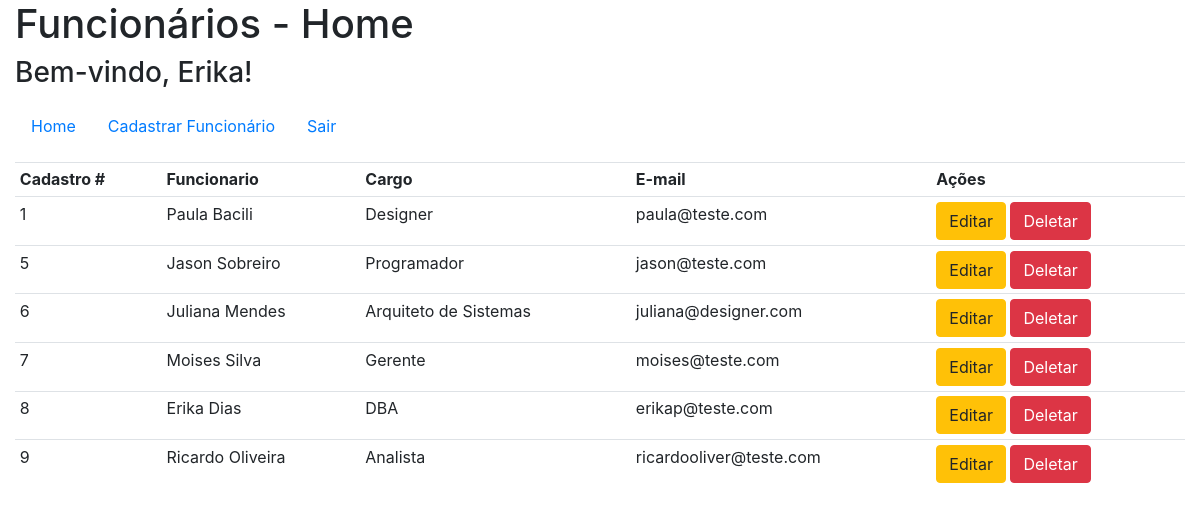
/index.php (signed in), run on the app's committed database.
### tables this page shows
CREATE TABLE `funcionarios_tb` (
  `id_funcionario` int(11) NOT NULL,
  `nome` varchar(100) NOT NULL,
  `cargo` varchar(50) NOT NULL,
  `email` varchar(50) NOT NULL
);

### DAO.php (the view, shortened to what this page needs)
<?php
include_once 'conn.php';
function select_funcionario()
{
	global $conn;
	$sql = "SELECT * FROM funcionarios_tb";
	$result = mysqli_query($conn, $sql);
	if (mysqli_affected_rows($conn) > 0)
	{
		$info = '';
		$info .= '<table class="table table-hover table-sm">';
		$info .= 	'<tr>';
		$info .= 		'<th>Cadastro #</th>';
		$info .= 		'<th>Funcionario</th>';
		$info .= 		'<th>Cargo</th>';
		$info .= 		'<th>E-mail</th>';
		$info .= 		'<th>Ações</th>';
		$info .= 	'</tr>';
		while ($func = mysqli_fetch_assoc($result))
		{
			$info .= '<tr>';
			foreach ($func as $key => $value)
			{
				if ($key == 'id_funcionario')
				{
					$id_funcionario = $value;
				}
				$info .= "<td>". $value . "</td>";
			}
			$info .= '<td>';
			$info .= 	'<a href="editar.php?id_funcionario='.$id_funcionario.'" class="btn btn-warning">Editar</a>  ';
			$info .= 	'<a href="deletar.php?id_funcionario='.$id_funcionario.'" class="btn btn-danger" onclick="return confirm(\'Tem certeza que deseja excluir este Funcionario?\')">Deletar</a>' ;
			$info .= '</td>';
			$info .= '</tr>';
		}
		$info .= '</table>';
		return $info;
	}
	else
	{
		return '<h3>Não há funcionários cadastrados</h3>';
	}
}
?>

### data on the page
funcionarios_tb: id_funcionario "1", nome "Paula Bacili", cargo "Designer", email "paula@teste.com"
funcionarios_tb: id_funcionario "5", nome "Jason Sobreiro", cargo "Programador", email "jason@teste.com"
funcionarios_tb: id_funcionario "6", nome "Juliana Mendes", cargo "Arquiteto de Sistemas", email "juliana@designer.com"
funcionarios_tb: id_funcionario "7", nome "Moises Silva", cargo "Gerente", email "moises@teste.com"
funcionarios_tb: id_funcionario "8", nome "Erika Dias", cargo "DBA", email "erikap@teste.com"
funcionarios_tb: id_funcionario "9", nome "Ricardo Oliveira", cargo "Analista", email "ricardooliver@teste.com"

### other printed values
$_SESSION['username'] "Erika"
